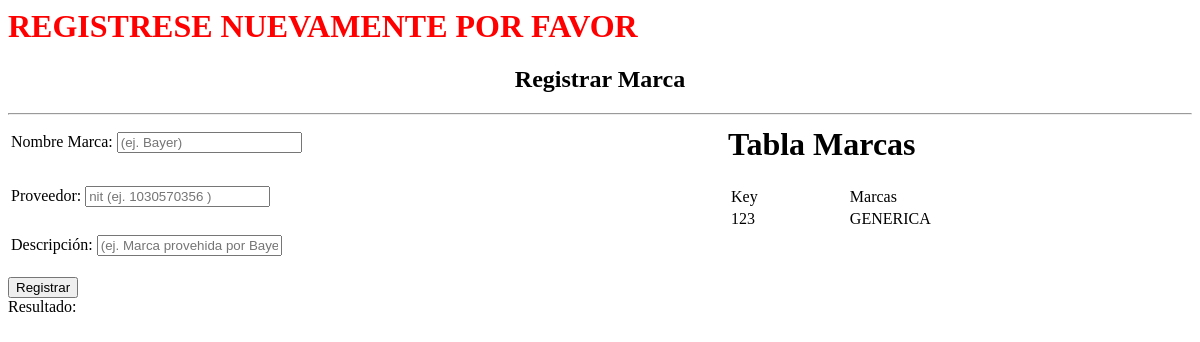
Page /php/registrarmarca.php on the earlier database version.
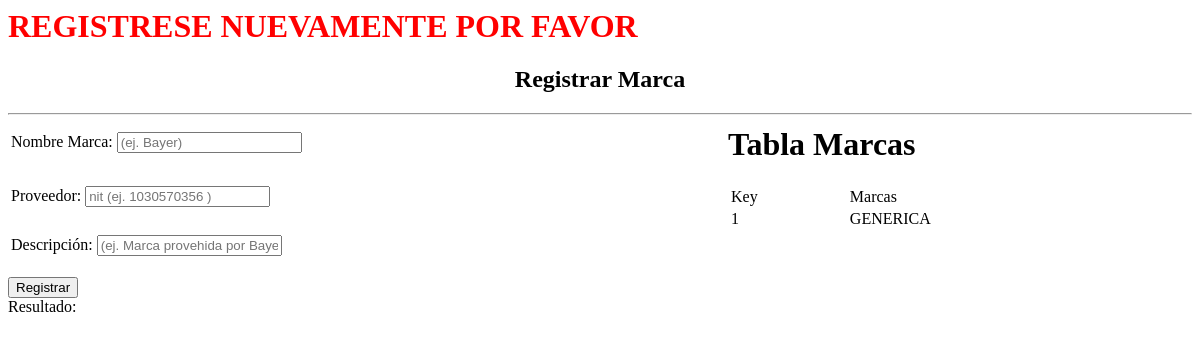
Same page on the later database version.
### tables this page shows
CREATE TABLE `marcas` (
  `idmarcas` int(15) NOT NULL,
  `idtercero` int(15) NOT NULL,
  `nombre` varchar(15) NOT NULL,
  `descripcion` varchar(100) NOT NULL
);

### php/registrarmarca.php (the view, shortened to what this page needs)
<?php
$ns = $_SESSION['id'];
if($ns==''){
    echo '<div id="vencimiento1" class="si"><h1>REGISTRESE NUEVAMENTE POR FAVOR</h1></div>';
}
include_once "conexion.php";
$conexion= conexion();
$bill_marca = mysqli_query($conexion,"SELECT * FROM marcas") or die(mysqli_error($conexion));
?>
<form method="post" action="" name="marcasRegistrer">
	<center><h2>Registrar Marca</h2></center><hr>
	<table width="100%" border="0">
		<tr>
			<td>
                <div><label>Nombre Marca:</label> <input type="text" name="nombre" id="nombre" placeholder="(ej. Bayer)" required></div>&nbsp;
            </td>
            <td rowspan="2">
            	<div><h1 id="titulo">Tabla Marcas</h1><table id="consultas" width="100%"><tr class="tabletitle"><td>Key</td><td>Marcas</td></tr>
            	<?php
            		 while ($row = $bill_marca->fetch_assoc()) {
            		 	echo '<tr><td>'.$row['idmarcas'].'</td><td>'.$row['nombre'].'</td></tr>';
            		 }
            	?>
            	</table></div>
            </td>
        </tr>
        <tr>
            <td>
                <div><label>Proveedor:</label> <input type="text" name="proveedor" id="proveedor" placeholder="nit (ej. 1030570356 )" required></div>&nbsp;
            </td>
        </tr>
        <tr>
            <td>
                <div><label>Descripción:</label> <input type="text" name="descripcion" id="descripcion" placeholder="(ej. Marca provehida por Bayer. Dirección cl...)" required></div>&nbsp;
            </td>
		</tr>
	</table>
	<input type="button" id="boton" name="enviar" value="Registrar" href="javascript:;" onclick="guardarMarca($('#nombre').val(), $('#descripcion').val(), $('#proveedor').val());return false;">
	<div id="resultadomarcas">Resultado:</div>
</form>

Differences in the rows shown:
removed marcas: idmarcas "123", nombre "GENERICA"
added marcas: idmarcas "1", nombre "GENERICA"
